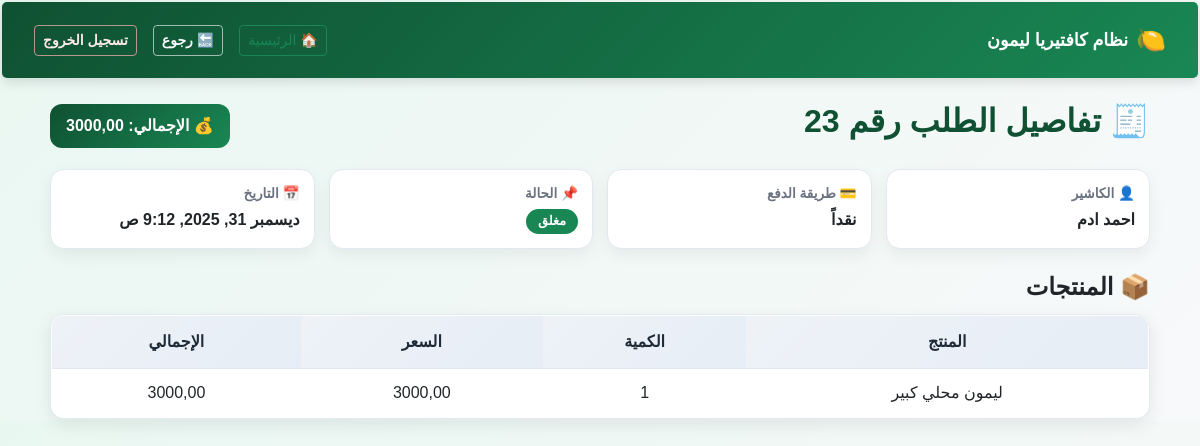
The app's page /reports/sales/23/ (signed in) with its own data.
### sales/models.py (models this page shows, shortened)
class Ticket(models.Model):
    PAYMENT_CHOICES = (
        ('cash', 'نقداً'),
        ('transfer', 'تحويل'),
    )
    STATUS_CHOICES = (
        ('open', 'مفتوح'),
        ('closed', 'مغلق'),
    )
    cashier = models.ForeignKey(
        settings.AUTH_USER_MODEL,
        on_delete=models.CASCADE,
        verbose_name="الكاشير"
    )
    status = models.CharField(
        max_length=10,
        choices=STATUS_CHOICES,
        default='open'
    )
    payment_method = models.CharField(
        max_length=10,
        choices=PAYMENT_CHOICES,
        null=True,
        blank=True
    )
    transfer_number = models.CharField(
        max_length=50,
        null=True,
        blank=True
    )
    ref = models.CharField(max_length=30, unique=True, blank=True, null=True)
    created_at = models.DateTimeField(auto_now_add=True)
    def total_amount(self):
        return sum(item.subtotal() for item in self.items.all())

class TicketItem(models.Model):
    ticket = models.ForeignKey(
        Ticket,
        related_name='items',
        on_delete=models.CASCADE
    )
    product = models.ForeignKey(Product, on_delete=models.CASCADE)
    quantity = models.PositiveIntegerField(default=1)
    price = models.DecimalField(max_digits=10, decimal_places=2)
    def subtotal(self):
        return self.price * self.quantity

### staff/models.py (models this page shows, shortened)
class CustomUser(AbstractUser):
    ROLES = (
        ('manager', 'مدير'),
        ('cashier', 'كاشير'),
        ('staff', 'موظف'),
    )
    role = models.CharField(max_length=20, choices=ROLES, default='staff')
    full_name = models.CharField(max_length=150)
    phone_number = models.CharField(max_length=20, blank=True)
    location = models.CharField(max_length=255, blank=True)
    manager_pin = models.CharField(
        max_length=128,
        blank=True,
        null=True,
        verbose_name="رمز المدير"
    )

### inventory/models.py (models this page shows, shortened)
class Product(models.Model):
    name = models.CharField("اسم المنتج", max_length=100)
    price = models.DecimalField("السعر", max_digits=10, decimal_places=2)
    is_active = models.BooleanField("متاح للبيع", default=True)

### reports/views.py (the view)
# urls.py: path('sales/<int:ticket_id>/', views.ticket_detail, name='ticket_detail'),
@user_passes_test(is_manager)
def ticket_detail(request, ticket_id):
    ticket = get_object_or_404(Ticket, id=ticket_id)
    items = TicketItem.objects.filter(ticket=ticket).select_related('product')
    return render(request, 'reports/ticket_detail.html', {
        'ticket': ticket,
        'items': items
    })

### pos_system/utils.py (called while the page is built)
def is_manager(user):
    return user.is_authenticated and user.role == 'manager'

### templates/reports/ticket_detail.html (shortened to what this page needs)
{% extends "base.html" %}
{% load static %}
{% block extra_css %}
<link rel="stylesheet" href="{% static 'css/ticket-detail.css' %}">
{% endblock %}
{% block content %}
<div class="ticket-detail-page">
    <div class="ticket-header">
        <h2>🧾 تفاصيل الطلب رقم {{ ticket.id }}</h2>
        <div class="ticket-total">
            💰 الإجمالي: <strong>{{ ticket.total_amount }}</strong>
        </div>
    </div>
    <div class="ticket-info-grid">
        <div class="info-card">
            <span class="info-label">👤 الكاشير</span>
            <span class="info-value">
                {{ ticket.cashier.full_name|default:ticket.cashier.username }}
            </span>
        </div>
        <div class="info-card">
            <span class="info-label">💳 طريقة الدفع</span>
            <span class="info-value">
                {% if ticket.payment_method == 'cash' %}
                    نقداً
                {% else %}
                    غير محدد
                {% endif %}
            </span>
        </div>
        <div class="info-card">
            <span class="info-label">📌 الحالة</span>
            <span class="info-value">
                {% if ticket.status == 'closed' %}
                    <span class="badge badge-success">مغلق</span>
                {% elif ticket.status == 'refunded' %}
                    <span class="badge badge-danger">مُرجع</span>
                {% else %}
                    <span class="badge badge-secondary">{{ ticket.status }}</span>
                {% endif %}
            </span>
        </div>
        <div class="info-card">
            <span class="info-label">📅 التاريخ</span>
            <span class="info-value">
                {{ ticket.created_at }}
            </span>
        </div>
    </div>
    <div class="products-section">
        <h4>📦 المنتجات</h4>
        <div class="table-wrapper">
            <table class="products-table">
                <thead>
                    <tr>
                        <th>المنتج</th>
                        <th>الكمية</th>
                        <th>السعر</th>
                        <th>الإجمالي</th>
                    </tr>
                </thead>
                <tbody>
                {% for item in items %}
                    <tr>
                        <td>{{ item.product.name }}</td>
                        <td>{{ item.quantity }}</td>
                        <td>{{ item.price }}</td>
                        <td>{{ item.price|floatformat:2 }}</td>
                    </tr>
                {% empty %}
                    <tr>
                        <td colspan="4" class="empty-row">
                            لا توجد منتجات
                        </td>
                    </tr>
                {% endfor %}
                </tbody>
            </table>
        </div>
    </div>
</div>
{% endblock %}

### static/css/style.css (style rules this page uses)
:root { --green-dark: #0f5132; --green-main: #198754; --green-light: #d1e7dd; --green-soft: #e9f7f1; --text-dark: #212529; --white: #ffffff; --accent-dark: #1f2a37; --accent-main: #334155; --accent-soft: #eef2f7; --border-soft: #e2e8f0; }
body { direction: rtl; font-family: "Cairo", sans-serif; background: linear-gradient(135deg, #e9f7f1, #f8f9fa); padding: 2px; color: var(--text-dark); }
table { width: 100%; border-collapse: collapse; background: var(--white); border-radius: 12px; overflow: hidden; border: 1px solid var(--border-soft); }
th { background: linear-gradient(135deg, var(--accent-soft), #e6edf6); color: var(--accent-dark); padding: 12px; font-weight: 800; border-bottom: 1px solid var(--border-soft); }
td { padding: 10px; border-bottom: 1px solid var(--border-soft); }
tr:last-child td { border-bottom: none; }

### static/css/ticket-detail.css (style rules this page uses)
.ticket-detail-page { max-width: 1100px; margin: auto; }
.ticket-header { display: flex; justify-content: space-between; align-items: center; margin-bottom: 20px; }
.ticket-header h2 { font-weight: 900; color: var(--green-dark); }
.ticket-total { background: linear-gradient(135deg, var(--green-dark), var(--green-main)); color: #fff; padding: 10px 16px; border-radius: 12px; font-weight: 800; }
.ticket-info-grid { display: grid; grid-template-columns: repeat(auto-fit, minmax(220px, 1fr)); gap: 14px; margin-bottom: 24px; }
.info-card { background: var(--white); border-radius: 14px; padding: 14px; border: 1px solid var(--border-soft); box-shadow: 0 6px 16px rgba(0,0,0,0.06); }
.info-label { display: block; font-size: 0.85rem; color: #6b7280; margin-bottom: 4px; font-weight: 700; }
.info-value { font-size: 1rem; font-weight: 800; color: var(--text-dark); }
.badge { padding: 6px 12px; border-radius: 20px; font-size: 0.8rem; font-weight: 800; }
.badge-success { background: var(--green-main); color: #fff; }
.products-section h4 { font-weight: 900; margin-bottom: 12px; }
.table-wrapper { background: var(--white); border-radius: 14px; border: 1px solid var(--border-soft); overflow: hidden; box-shadow: 0 6px 18px rgba(0,0,0,0.08); }
.products-table { width: 100%; border-collapse: collapse; }
.products-table thead { background: linear-gradient(135deg, var(--accent-soft), #e6edf6); }
.products-table th { padding: 14px; font-weight: 900; color: var(--accent-dark); text-align: center; border-bottom: 1px solid var(--border-soft); }
.products-table td { padding: 12px; text-align: center; border-bottom: 1px solid var(--border-soft); }
.products-table tr:last-child td { border-bottom: none; }

### records on screen
Ticket: id "23", total_amount "3000,00", cashier.full_name "احمد ادم", created_at "ديسمبر 31, 2025, 9:12 ص"
TicketItem: product.name "ليمون محلي كبير", quantity "1", price "3000,00"
